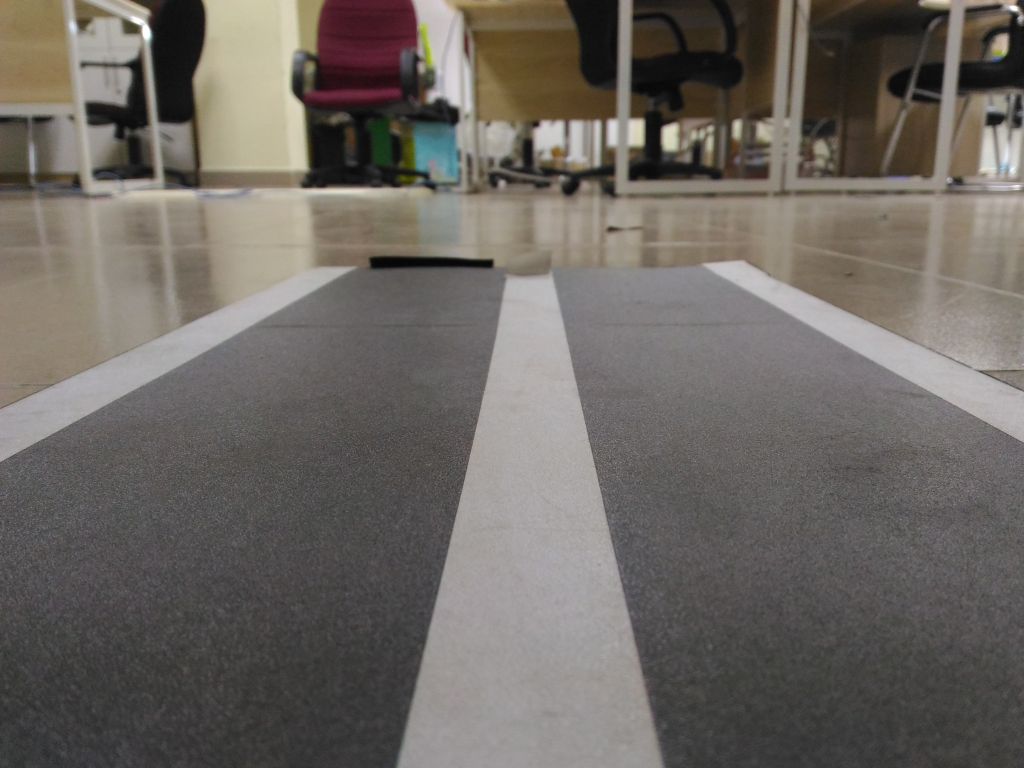
#> input picture 1.jpg, 4096 x 3072 px (shown at 1/4 size)
$ python itcar_vanishingpoint_image.py
#> lines starting #> are read from the running program, lines starting #| are printed output that depends on the picture; after the words box and inside, x2 and y2 are one past the last pixel; in counts of white or black regions, pixels touching at a corner belong together
import cv2
import numpy as np

RadToDree = 57.2957795

img = cv2.imread('1.jpg')
#> img is the input picture: shape (3072, 4096, 3); mean B, G, R 98.4, 103.5, 108.5
img = cv2.resize(img, (800, 600))
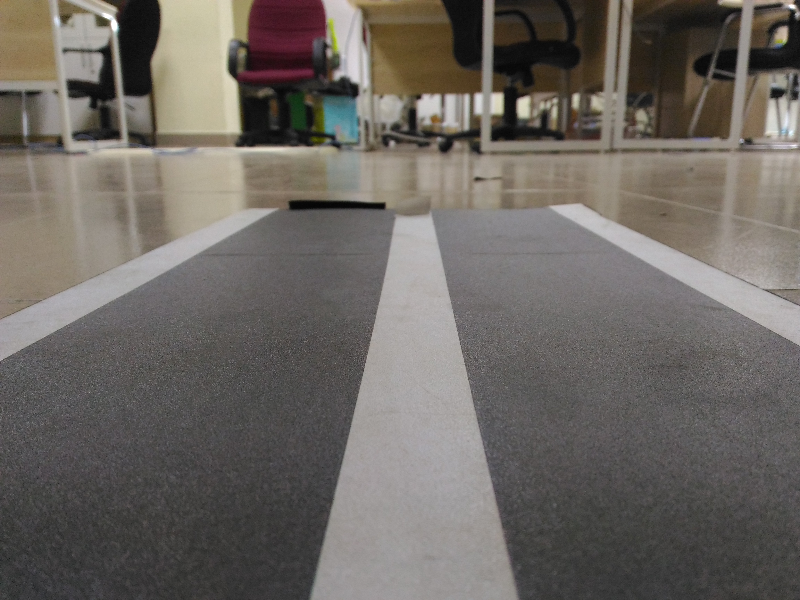
#> img: shape (600, 800, 3); mean B, G, R 98.2, 103.4, 108.4
gray = cv2.cvtColor(img,cv2.COLOR_BGR2GRAY)
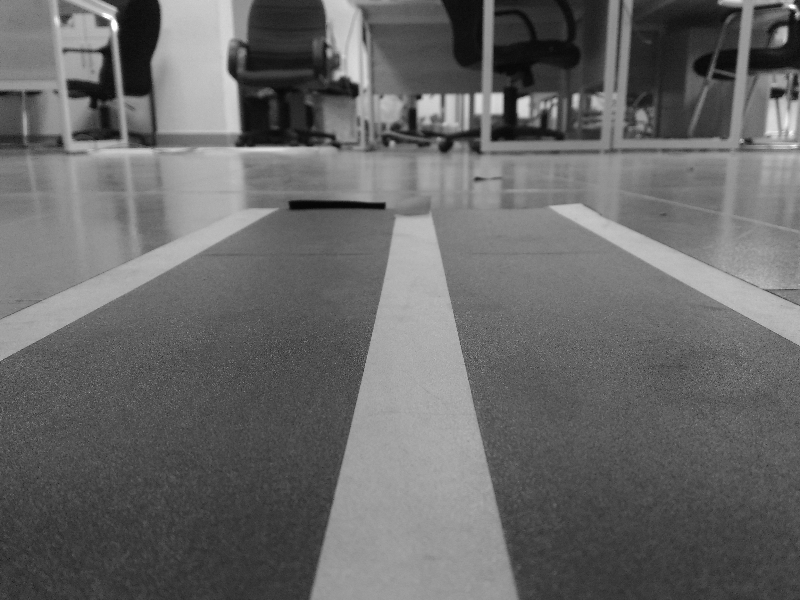
#> gray: shape (600, 800); min 4, max 254, mean 104.3
gray_not = cv2.bitwise_not(gray)
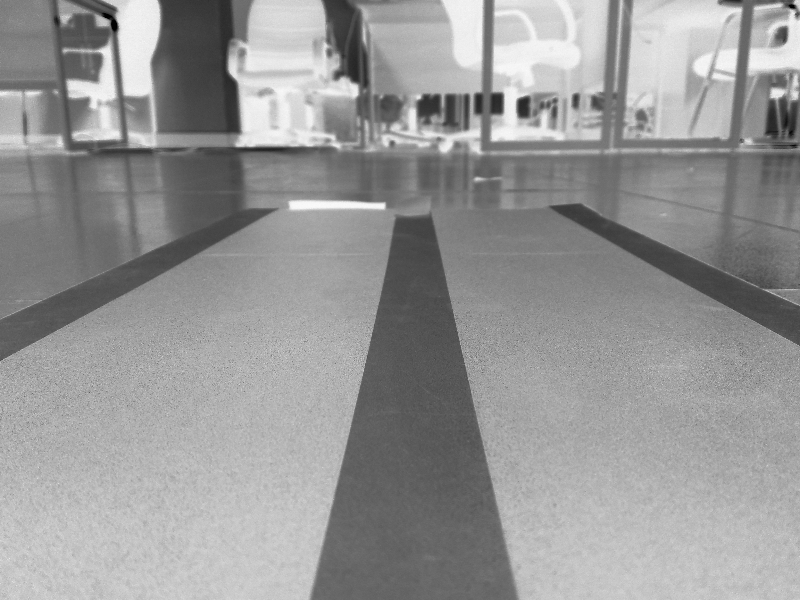
#> gray_not: shape (600, 800); min 1, max 251, mean 150.7
blur = cv2.GaussianBlur(gray,(5,5),0)
blur_not = cv2.GaussianBlur(gray_not,(5,5),0)
ret,thresh = cv2.threshold(blur_not,150,255,cv2.THRESH_BINARY)
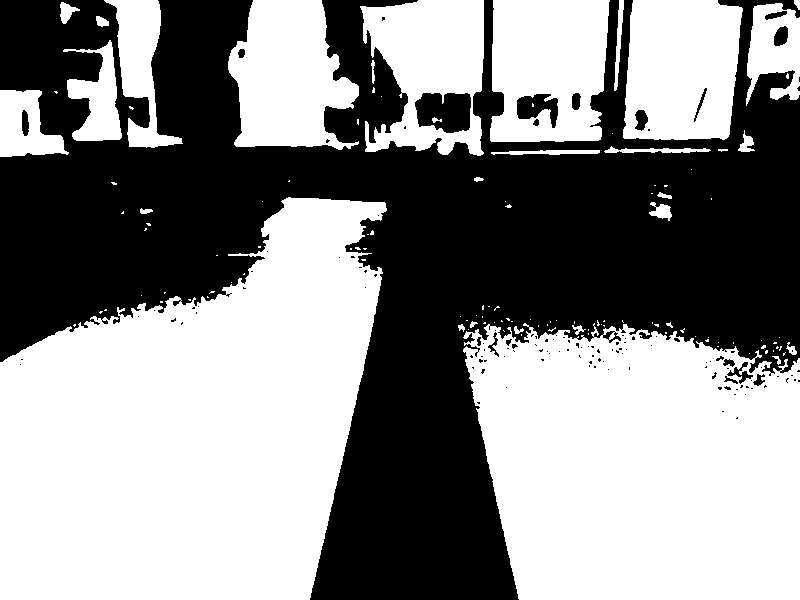
#> thresh: shape (600, 800); 54.6% white; 126 black regions (107 under 20 px), largest, box (x1, y1, x2, y2) and area: (0, 0, 800, 600) 213301, (415, 93, 471, 133) 1832, (517, 94, 558, 128) 819
edges = cv2.Canny(blur,125,200,apertureSize = 3)
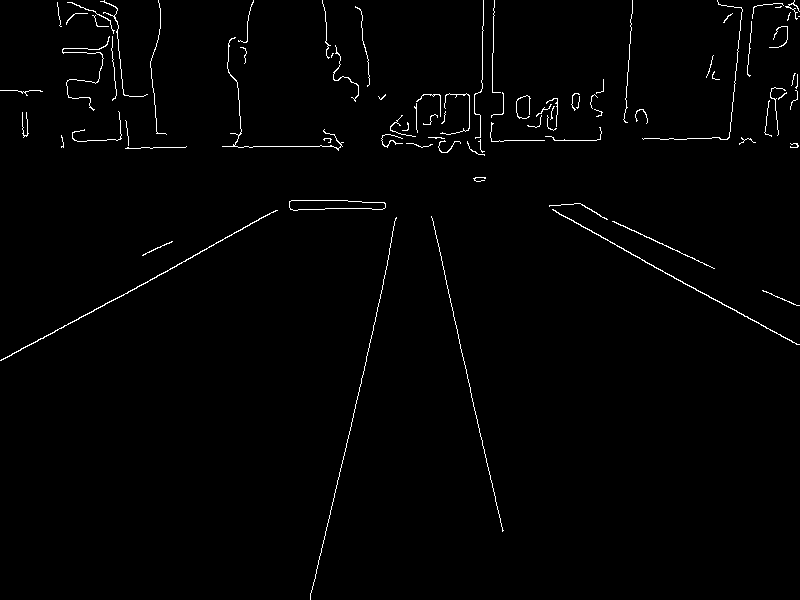
#> edges: shape (600, 800); 1.3% white in thin lines or dots

minLineLength = 30
maxLineGap = 10

lines = cv2.HoughLines(edges,1,np.pi/180,200)
#> lines = [[317, 1.06], [-85, 2.08], [437, 0.227]]

i = 1
if lines is not None:
    for line in lines:
        for rho,theta in line:
            #print(i)
            i=i+1
            a = np.cos(theta)
            b = np.sin(theta)
            x0 = a*rho
            y0 = b*rho
            x1 = int(x0 + 1000*(-b))
            y1 = int(y0 + 1000*(a))
            x2 = int(x0 - 1000*(-b))
            y2 = int(y0 - 1000*(a))

            cv2.line(img,(x1,y1),(x2,y2),(0,0,255),2)
#> this loop made 3 passes
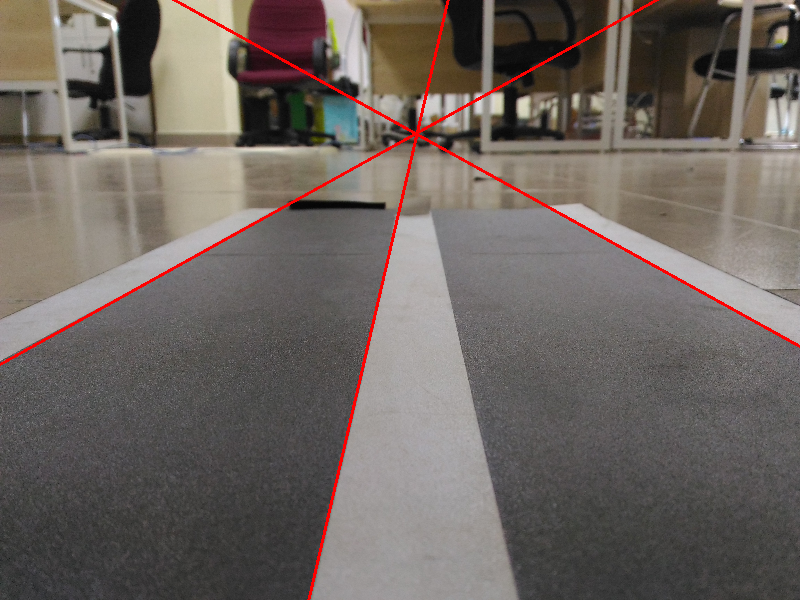
#> img: shape (600, 800, 3); 1.27% of pixels changed, all inside (x1, y1, x2, y2) = (0, 0, 800, 600)
#> after the loop, i = 4

cv2.imshow('edge', edges)
cv2.imshow('hough',img)
cv2.imwrite('houghlines3.jpg',img)

$ run again, with 2.jpg copied over 1.jpg
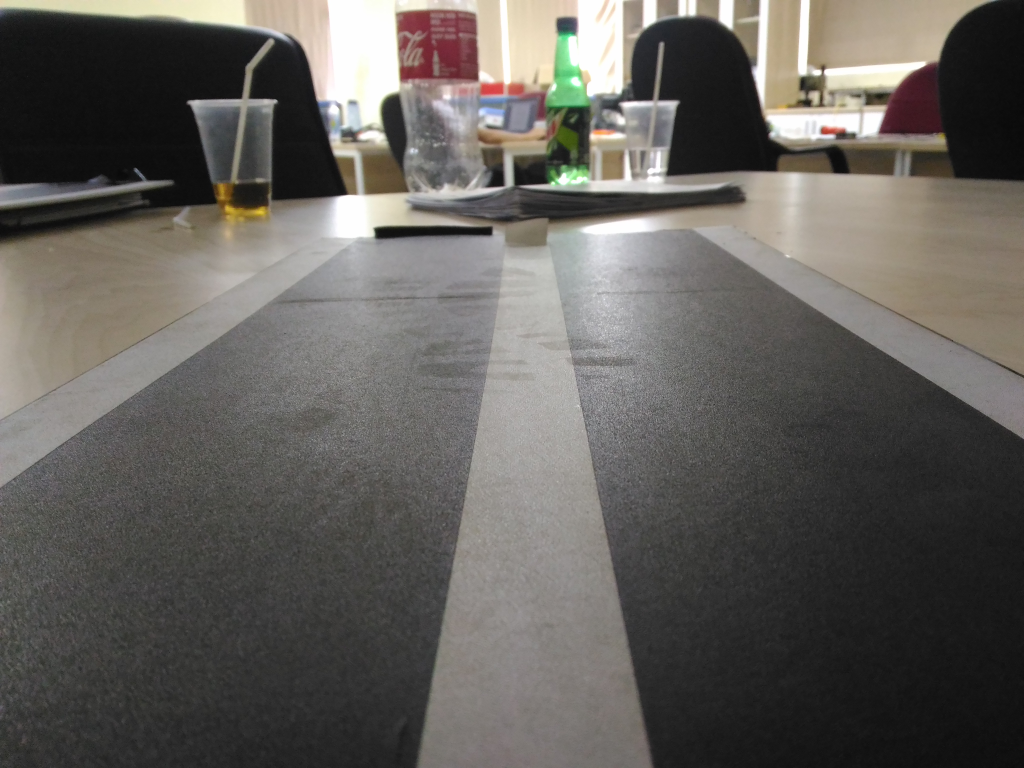
#> input picture 2.jpg, 4096 x 3072 px (shown at 1/4 size)
#> img is the input picture: shape (3072, 4096, 3); mean B, G, R 91.5, 95.7, 98.7
#> `ret,thresh = cv2.threshold(blur_not,150,255,cv2.THRESH_BINARY)`:
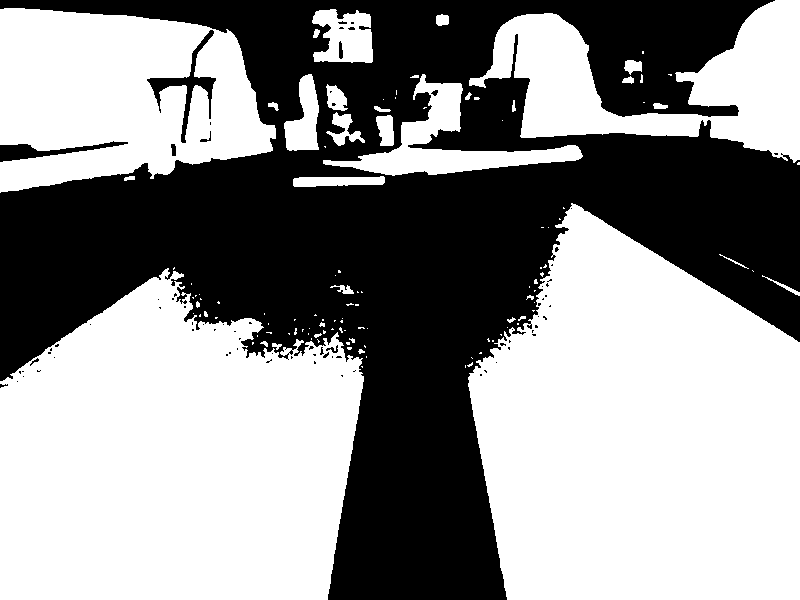
#> thresh: shape (600, 800); 56.4% white; 78 black regions (69 under 20 px), largest, box (x1, y1, x2, y2) and area: (0, 0, 800, 600) 206585, (147, 30, 216, 143) 1319, (0, 141, 128, 162) 938
#> edges: shape (600, 800); 1.5% white in thin lines or dots, all inside (x1, y1, x2, y2) = (0, 0, 800, 380)
#> lines = [[-133, 2.13]]
#> the loop `for line in lines:` made 1 pass
#> after the loop `for line in lines:`:
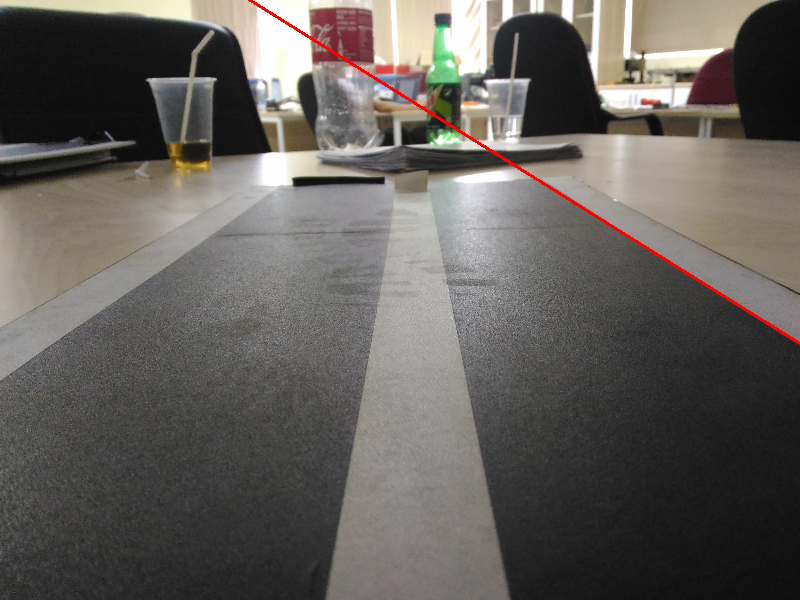
#> img: shape (600, 800, 3); mean B, G, R 90.9, 95.1, 99.1
#> after the loop `for line in lines:`: i = 2

$ run again, with 3.jpg copied over 1.jpg
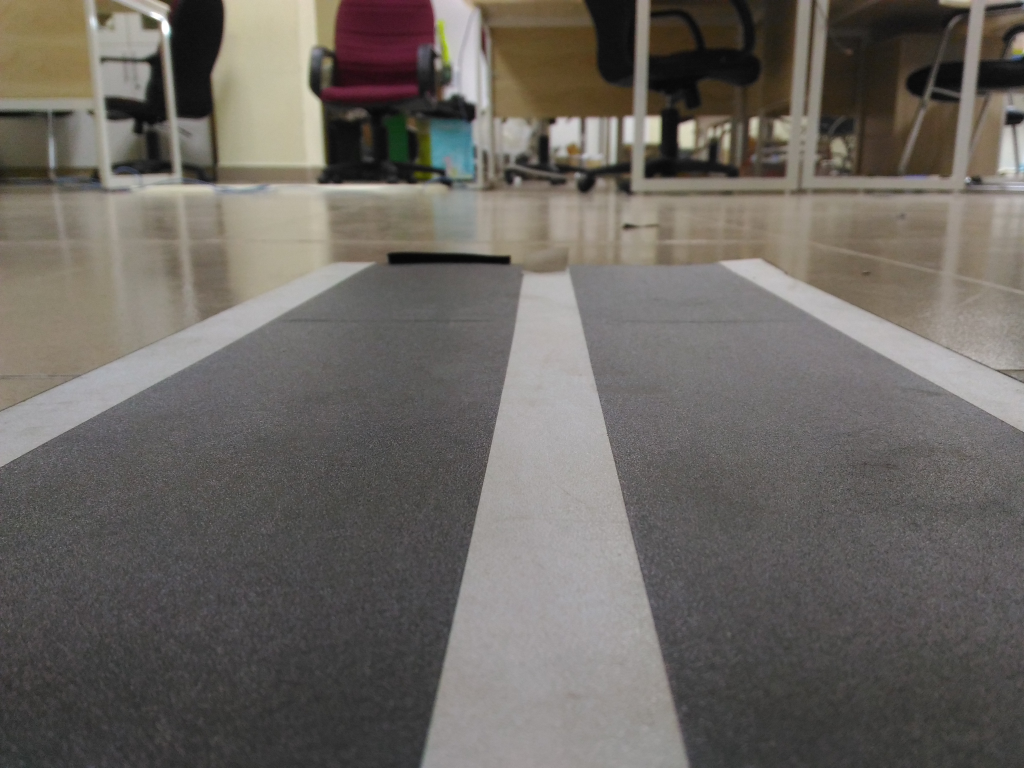
#> input picture 3.jpg, 4096 x 3072 px (shown at 1/4 size)
#> img is the input picture: shape (3072, 4096, 3); mean B, G, R 97.6, 102.8, 107.3
#> `ret,thresh = cv2.threshold(blur_not,150,255,cv2.THRESH_BINARY)`:
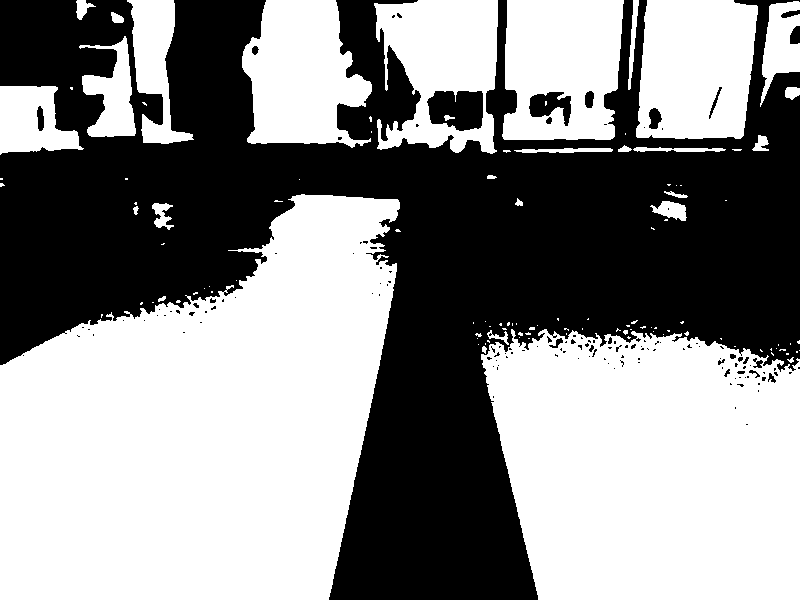
#> thresh: shape (600, 800); 54.8% white; 139 black regions (116 under 20 px), largest, box (x1, y1, x2, y2) and area: (0, 0, 800, 600) 212483, (427, 91, 483, 131) 1826, (529, 92, 571, 126) 822
#> edges: shape (600, 800); 1.2% white in thin lines or dots
#> lines = [[321, 1.08], [447, 0.209], [-92, 2.08]]
#> the loop `for line in lines:` made 3 passes
#> after the loop `for line in lines:`:
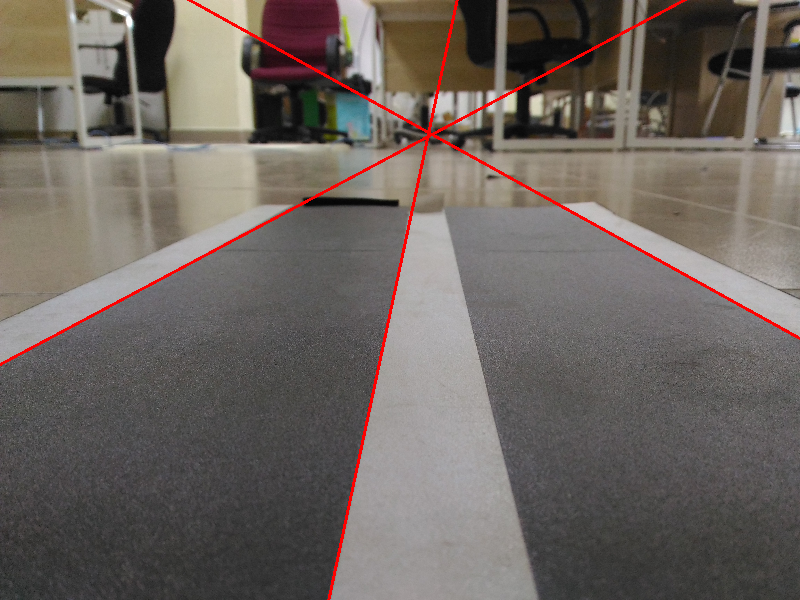
#> img: shape (600, 800, 3); mean B, G, R 96.1, 101.3, 108.9
#> after the loop `for line in lines:`: i = 4

$ run again, with lines.jpg copied over 1.jpg
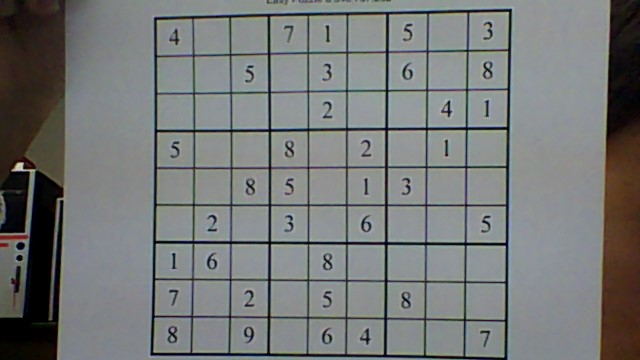
#> input picture lines.jpg, 640 x 360 px
#> img is the input picture: shape (360, 640, 3); mean B, G, R 119.9, 120.6, 118.1
#> `ret,thresh = cv2.threshold(blur_not,150,255,cv2.THRESH_BINARY)`:
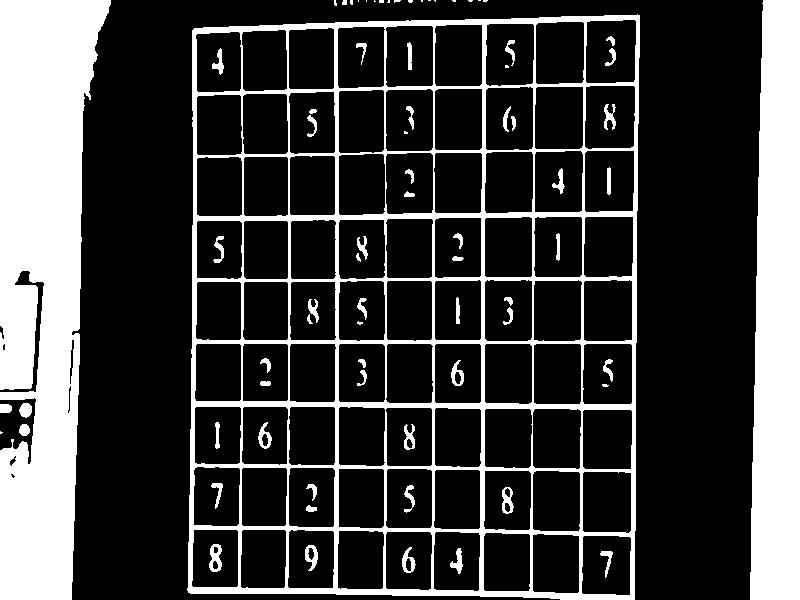
#> thresh: shape (600, 800); 24% white; 75 white regions (21 under 20 px), largest, box (x1, y1, x2, y2) and area: (0, 0, 111, 600) 46564, (187, 14, 640, 600) 37130, (750, 0, 800, 600) 26353
#> edges: shape (600, 800); 5.1% white in thin lines or dots
#> lines = 32 rows, first 8: [435, 0], [383, 0], [431, 0], [340, 1.57], [387, 0], [344, 1.57], [192, 0], [196, 0]
#> the loop `for line in lines:` made 32 passes
#> after the loop `for line in lines:`:
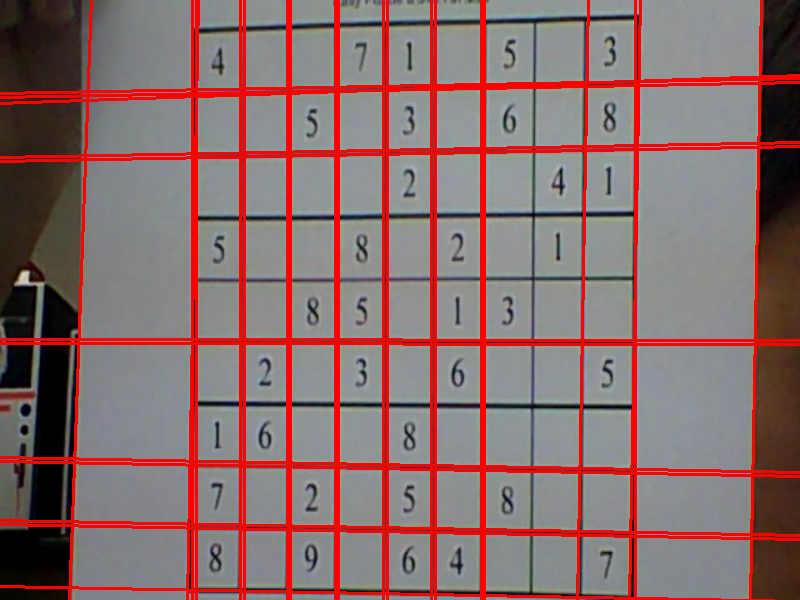
#> img: shape (600, 800, 3); mean B, G, R 106.9, 107.7, 137.6
#> after the loop `for line in lines:`: i = 33
